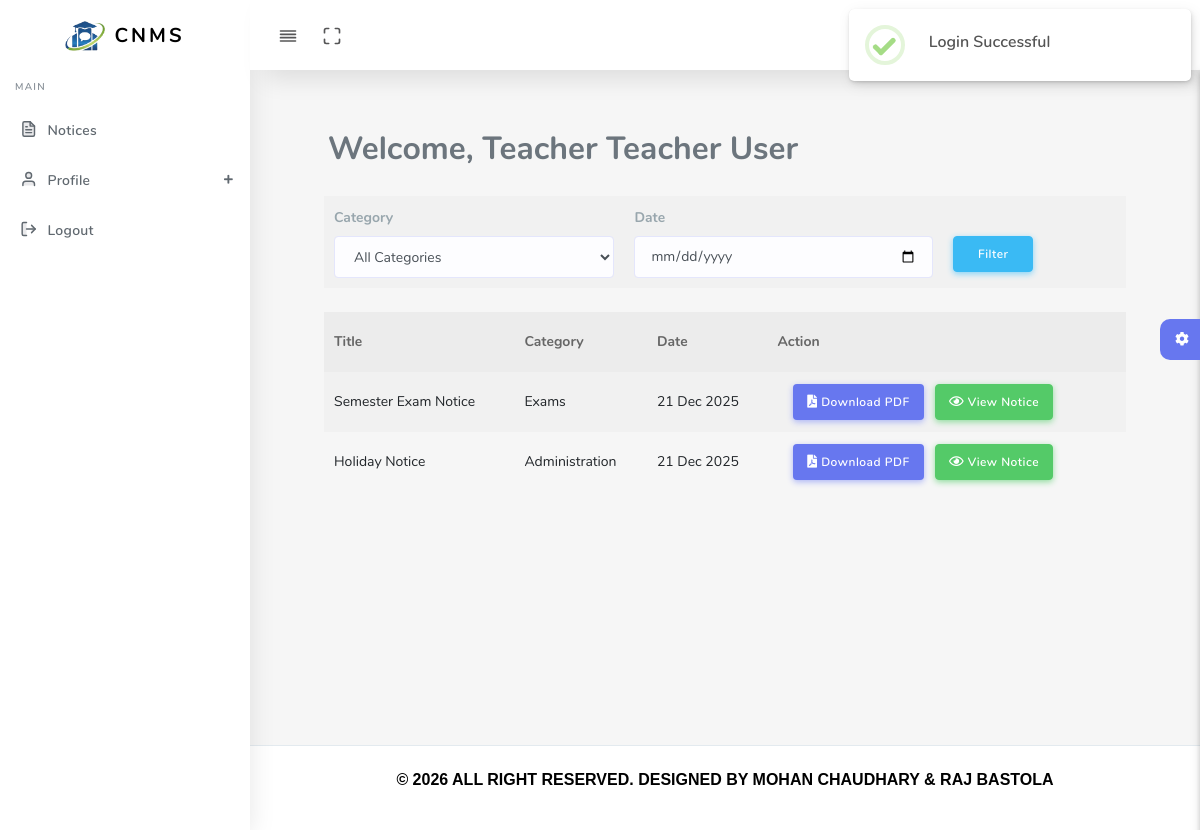
Screenshot of /frontend/dashboard.php (signed in) with the database file from the repository.
### tables this page shows
CREATE TABLE notices (
    notice_id INT AUTO_INCREMENT PRIMARY KEY,
    title VARCHAR(255) NOT NULL,
    description TEXT NOT NULL,
    category ENUM('Academic','Exams','Events','Administration','General') NOT NULL,
    status ENUM('Draft','Published') DEFAULT 'Draft',
    attachment VARCHAR(255),
    created_by INT NOT NULL,
    created_at DATETIME DEFAULT CURRENT_TIMESTAMP,
    FOREIGN KEY (created_by) REFERENCES users(user_id) ON DELETE CASCADE
);

### frontend/fnotices_list.php (the view, shortened to what this page needs)
<?php
   $name    = $_SESSION['name'];
   $date     = $_GET['date'] ?? '';
   $sql = "SELECT n.notice_id, n.title, n.category, n.created_at, n.attachment
       FROM notices n
       JOIN users u ON n.created_by = u.user_id
       WHERE n.status='Published' AND u.role='admin'";
   $sql .= " ORDER BY n.created_at DESC";
   $stmt = $conn->prepare($sql);
   $stmt->execute();
   $result = $stmt->get_result();
   $notices = $result->fetch_all(MYSQLI_ASSOC);
   ?>
<h2 class="ml-5">Welcome,<?php if ($_SESSION['role'] === 'student') echo " Student";
                           else echo " Teacher"; ?> <?= htmlspecialchars($name) ?></h2>
<div class="card-body px-">
    <form method="GET" class="mb-2 d-flex gap-2 align-items-end table-responsive px-4 col-md-12">
        <table class="table table-striped">
            <th>
                <div>
                    <label class="text-muted">Category</label>
                    <select name="category" class="form-control">
                        <option value="">All Categories</option>
                    </select>
                </div>
            </th>
            <th>
                <div class="text-muted">
                    <label class="text-muted">Date</label>
                    <input type="date" name="date" class="form-control" value="<?= !empty($date) ? date('Y-m-d', strtotime($date)) : '' ?>">
                </div>
            </th>
            <th>
                <div class="mt-4">
                    <button type="submit" class="btn btn-info px-4 my-3 ">Filter</button>
                </div>
            </th>
        </table>
    </form>
    <div class="table-responsive px-4 col-md-12">
        <table class="table table-striped" id="table-1">
            <thead>
                <tr>
                    <th>Title</th>
                    <th>Category</th>
                    <th>Date</th>
                    <th>Action</th>
                </tr>
            </thead>
            <tbody>
                <?php foreach ($notices as $row) { ?>
                    <tr>
                        <td><?= $row['title'] ?></td>
                        <td><?= $row['category'] ?></td>
                        <td><?= date("d M Y", strtotime($row['created_at'])) ?></td>
                        <td class="">
                            <a href="download_notice_pdf.php?id=<?= $row['notice_id'] ?>" class="btn btn-primary mr-2 ml-3">
                                <i class="fas fa-file-pdf"></i> Download PDF
                            </a>
                            <a href="dashboard.php?page=view_notice.php&id=<?= $row['notice_id'] ?>" class="btn btn-success mr-2">
                                <i class="far fa-eye"></i> View Notice
                            </a>
                        </td>
                    </tr>
                <?php } ?>
            </tbody>
        </table>
    </div>
</div>
</div>
</div>
</div>

### rows the page displays
notices: title "Semester Exam Notice", category "Exams", created_at "21 Dec 2025"
notices: title "Holiday Notice", category "Administration", created_at "21 Dec 2025"

### other values shown
$name "Teacher User"
